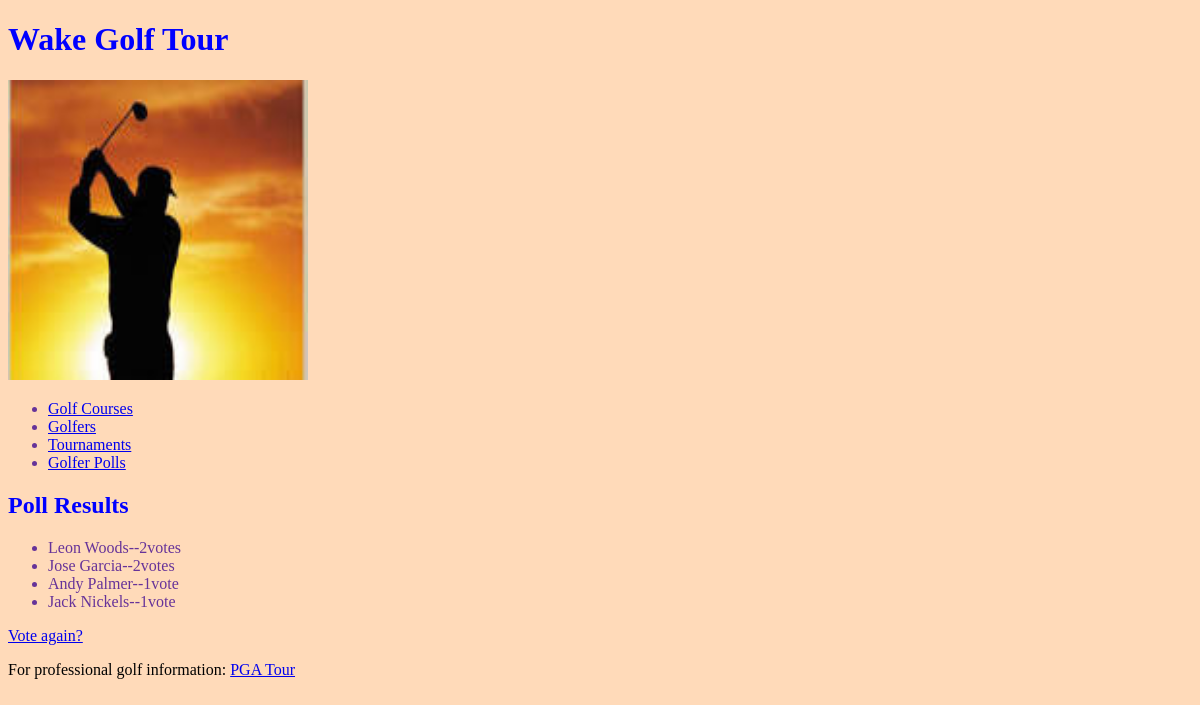
Page /golfer_polls/1/results/ on the committed database.
### golfer_polls/models.py (models this page shows, shortened)
class Choice(models.Model):
    question = models.ForeignKey(
        Question, on_delete = models.CASCADE
    )
    choice_text = models.CharField(max_length = 200)
    votes = models.IntegerField(default = 0)

### golfer_polls/views.py (the view)
# urls.py: url(r'^(?P<pk>[0-9]+)/results/$', views.ResultsView.as_view(), name = "results"),
class ResultsView(generic.DetailView):
    model = Question
    template_name = 'golfer_polls/results.html'

### golfer_polls/templates/golfer_polls/results.html (shortened to what this page needs)
{% extends parent_template|default:"golfer_polls/base_golfer_polls.html" %}
{% block content %}
<h2><a>Poll Results</a></h2>
<ul>
    {% for choice in question.choice_set.all|dictsortreversed:"votes" %}
        {% if choice.votes > 0 %}
            <li>{{ choice.choice_text }}--{{ choice.votes }}vote{{ choice.votes|pluralize }}</li>
        {% endif %}
    {% endfor %}
</ul>
<a href="{% url 'golfer_polls:detail' question.id %}">Vote again?</a>
{% endblock %}

### golfer_polls/static/golfer_polls/style.css (style rules this page uses)
body { background-color: peachpuff; }
h2 { font-family: Tahoma; color: blue; }
li { font-family: Verdana; color: rebeccapurple; }

### rows in the picture
Choice: choice_text "Leon Woods", votes "2"
Choice: choice_text "Jose Garcia", votes "2"
Choice: choice_text "Andy Palmer", votes "1"
Choice: choice_text "Jack Nickels", votes "1"
